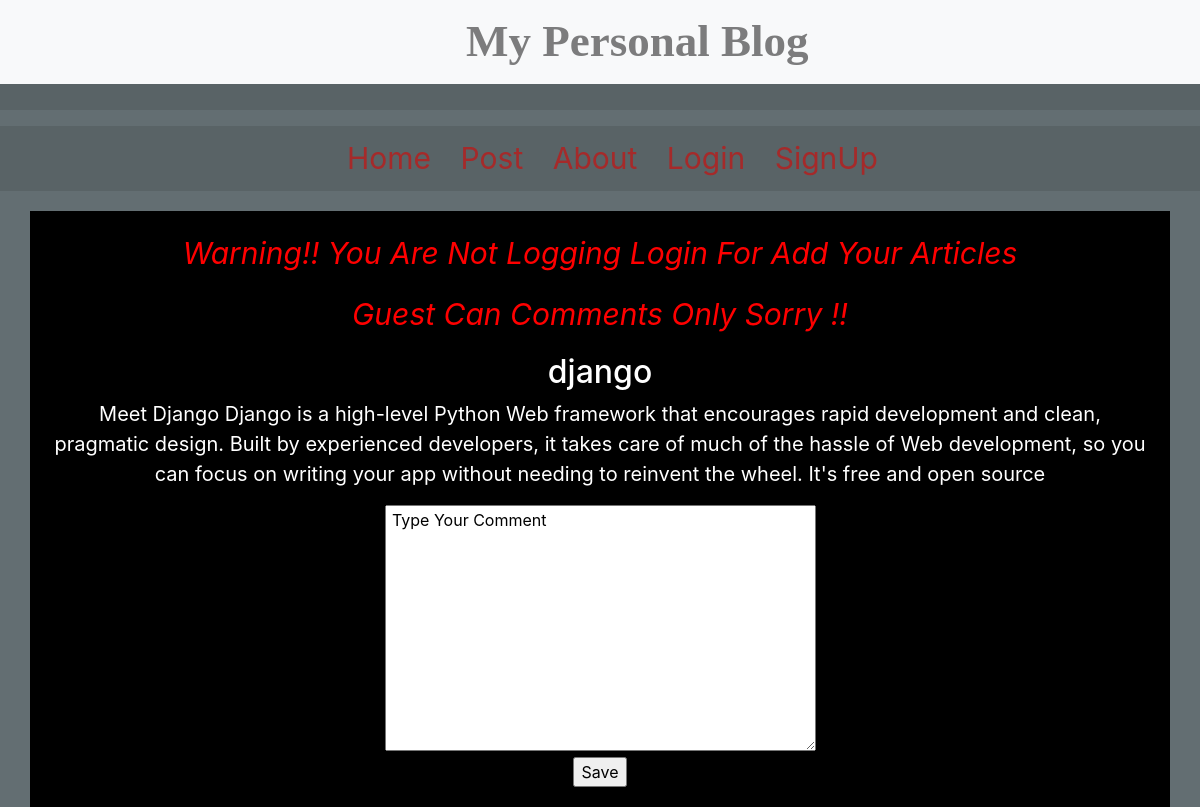
The page /addcomment/16 on the database its author committed.
### articles/models.py (models this page shows, shortened)
class Article(models.Model):
	author=models.ForeignKey(
		'auth.User',
		on_delete=models.CASCADE,
		)
	title=models.CharField(max_length=200)
	text=models.TextField()
	comment=models.TextField(default='No Comment')
	date=models.DateTimeField(default=timezone.now)

### articles/views.py (the view)
# urls.py: path('addcomment/<int:pk>',views.ArticleCommentView.as_view(),name='Addcomment'),
class ArticleCommentView(DetailView):
	model=Article
	template_name='articles/comment.html'
	context_object_name= 'obj'

### articles/templates/articles/comment.html (shortened to what this page needs)
{% extends 'articles/base.html' %}
{% block content %}
	<h2>{{obj.title}}</h2>
	<p>{{obj.text}}</p>
	<form action="{% url 'comment' obj.id %}" method="POST">
		<textarea name="comment" cols="40" rows="10"> Type Your Comment</textarea>
		<br>
	 <input type="submit" name="submit" value="Save">
</form>
{% endblock %}

### articles/static/articles/style.css (style rules this page uses)
body { background-color: #636e72; color: #FFF; text-align: center; }
p { font-size: 20px; }

### rows shown on the page
Article: title "django", text "Meet Django Django is a high-level Python Web framework that encourages rapid development and clean, pragmatic design. Built by experienced developers, it takes care of much of the hassle of Web development, so you can focus on writing your app without needing to reinvent the wheel. It's free and open source"
